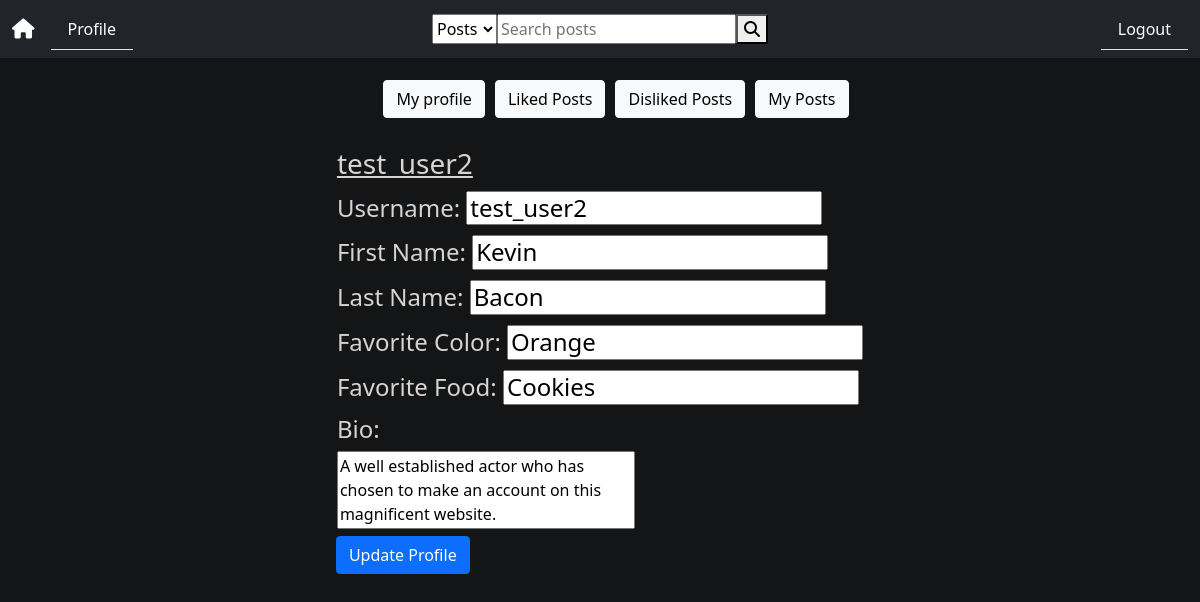
/profile (signed in), run on the app's committed database.
### tables this page shows
CREATE TABLE users (id INTEGER NOT NULL,
username TEXT NOT NULL,
hash TEXT NOT NULL,
PRIMARY KEY(id));

CREATE TABLE personal_info (username NOT NULL,
first_name TEXT DEFUALT "N/A",
last_name TEXT DEFUALT "N/A",
favorite_color TEXT DEFUALT "N/A",
favorite_food TEXT DEFUALT "N/A",
bio TEXT DEFAULT "N/A",
FOREIGN KEY(username) REFERENCES users(username));

### app.py (the view)
@app.route("/profile")
@login_required
def profile():
    user_info = db.execute("SELECT * FROM personal_info JOIN users ON personal_info.username = users.username WHERE id = ?", session["user_id"])[0]
    liked_posts = db.execute("SELECT timestamp, username, post_id, user_id, post_text, likes, dislikes FROM posts JOIN users ON users.id = posts.user_id WHERE post_id IN (SELECT post_id FROM likes WHERE user_id = ?)", session["user_id"])
    disliked_posts = db.execute("SELECT timestamp, username, post_id, user_id, post_text, likes, dislikes FROM posts JOIN users ON users.id = posts.user_id WHERE post_id IN (SELECT post_id FROM dislikes WHERE user_id = ?)", session["user_id"])
    user_posts = db.execute("SELECT timestamp, username, post_id, user_id, post_text, likes, dislikes FROM posts JOIN users ON users.id = posts.user_id WHERE user_id = ?", session["user_id"])
    liked_dates = format_timestamp(liked_posts)
    disliked_dates = format_timestamp(disliked_posts)
    post_dates = format_timestamp(user_posts)
    user_id = session["user_id"]
    return render_template("profile.html", user_info=user_info, liked_posts=liked_posts, disliked_posts=disliked_posts,
                            user_posts=user_posts, liked_dates=liked_dates, disliked_dates=disliked_dates, post_dates=post_dates, user_id=user_id)

### helpers.py (called while the page is built)
def login_required(f):
    @wraps(f)
    def decorated_function(*args, **kwargs):
        if session.get("user_id") is None:
            return redirect("/login")
        return f(*args, **kwargs)
    return decorated_function

def format_timestamp(posts):
    dates = {}
    for post in posts:
        timestamp = datetime.strptime(post["timestamp"],'%Y-%m-%d %H:%M:%S')
        dates[post["post_id"]] = timestamp.strftime("%a, %B %d, %Y %I:%M %p")
    return dates

### templates/profile.html (shortened to what this page needs)
{% extends "layout.html" %}
{% block main %}
<div class="profile_nav">
    <ul class="profile_nav">
        <li><button type="button" class="btn btn-light" id="profile">My profile</button></li>
        <li><button type="button" class="btn btn-light" id="liked_posts">Liked Posts</button></li>
        <li><button type="button" class="btn btn-light" id="disliked_posts">Disliked Posts</button></li>
        <li><button type="button" class="btn btn-light" id="posts">My Posts</button></li>
    </ul>
</div>
<div class="profile_view">
    <form action ="/update_profile" method="post">
        <table>
            <tr>
                <th><u><h3>{{ user_info.username }} </h3></u></th>
            </tr>
            <tr>
                <td><h4>Username: <input autocomplete="off" id="username" name="username" value="{{user_info.username}}" type="text"></h4></td>
            </tr>
            <tr>
                <td><h4>First Name: <input autocomplete="off" id="first_name" name="first_name" value="{{ user_info.first_name }}" type="text"></h4></td>
            </tr>
            <tr>
                <td><h4>Last Name: <input autocomplete="off" id="last_name" name="last_name" value="{{ user_info.last_name }}" type="text"></h4></td>
            </tr>
            <tr>
                <td><h4>Favorite Color: <input autocomplete="off" id="fav_color" name="fav_color" value="{{ user_info.favorite_color}}" type="text"></h4></td>
            </tr>
            <tr>
                <td><h4>Favorite Food: <input autocomplete="off" id="fav_food" name="fav_food" value="{{ user_info.favorite_food}}" type="text"></h4></td>
            </tr>
            <tr>
                <td ><h4>Bio:</h4><textarea cols="30" rows="3" id="bio" name="bio">{{ user_info.bio }}</textarea></td>
            </tr>
        </table>
        <button class="btn btn-primary" type="submit">Update Profile</button>
    </form>
</div>
{% endblock %}

### static/styles.css (style rules this page uses)
body { background: #131516; color: #d8d4cf; }
.profile_view { display: flex; flex: 0 0 25 em; justify-content: center; }
.profile_nav { display:flex; justify-content: center; }
.profile_nav li { margin: 0 5px; display: inline-block; font-size: 3rem; }
textarea { resize: none; }

### data on the page
users: username "test_user2"
personal_info: first_name "Kevin", last_name "Bacon", fav_color "Orange", fav_food "Cookies", bio "A well established actor who has chosen to make an account on this magnificent website."
